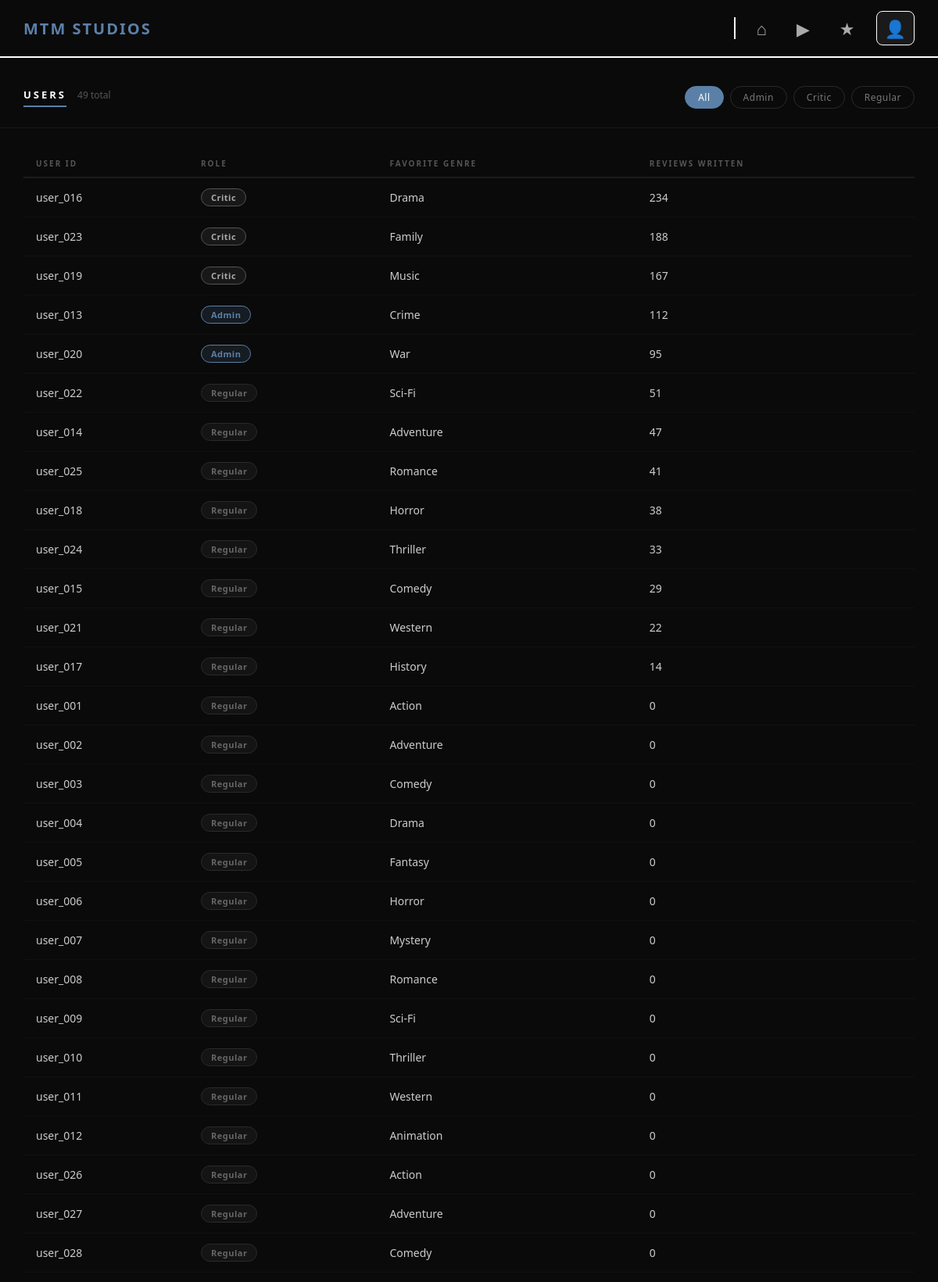
The page /users.php (upper part) on the database its author committed.
### tables this page shows
CREATE TABLE Users (
UserID VARCHAR(20) PRIMARY KEY,
    UserType VARCHAR(20),
    FavoriteGenre VARCHAR(50),
    ReviewCount INT,
    Password VARCHAR(255)
);

### users.php (the view, shortened to what this page needs)
<?php
include __DIR__ . '/db_connect.php';
$role_filter = "";
$sql = "SELECT * FROM Users";
$sql .= " ORDER BY ReviewCount DESC";
$result = mysqli_query($conn, $sql);
$total = mysqli_num_rows($result);
?>
<!DOCTYPE html>
<html lang="en">
<head>
</head>
<body>
<nav class="navbar">
    <a href="index.php" class="logo">MTM STUDIOS</a>
    <div class="nav-right">
        <div class="nav-divider"></div>
        <div class="nav-icons">
            <a href="index.php" title="Home">&#8962;</a>
            <a href="movies.php" title="Movies">&#9654;</a>
            <a href="reviews.php" title="Reviews">&#9733;</a>
            <a href="users.php" class="active" title="Users">&#128100;</a>
        </div>
    </div>
</nav>
<div class="page-header">
    <div class="page-header-left">
        <div class="page-title">Users</div>
        <div class="page-count"><?php echo $total; ?> total</div>
    </div>
    <div class="filter-bar">
        <a href="users.php" class="<?php if ($role_filter == '') echo 'active'; ?>">All</a>
        <a href="users.php?role=Admin" class="<?php if ($role_filter == 'Admin') echo 'active'; ?>">Admin</a>
        <a href="users.php?role=Critic" class="<?php if ($role_filter == 'Critic') echo 'active'; ?>">Critic</a>
        <a href="users.php?role=Regular" class="<?php if ($role_filter == 'Regular') echo 'active'; ?>">Regular</a>
    </div>
</div>
<div class="table-container">
    <table>
        <thead>
            <tr>
                <th>User ID</th>
                <th>Role</th>
                <th>Favorite Genre</th>
                <th>Reviews Written</th>
            </tr>
        </thead>
        <tbody>
            <?php while ($user = mysqli_fetch_assoc($result)): ?>
                <tr>
                    <td><?php echo htmlspecialchars($user['UserID']); ?></td>
                    <td>
                        <span class="role-badge role-<?php echo htmlspecialchars($user['UserType']); ?>">
                            <?php echo htmlspecialchars($user['UserType']); ?>
                        </span>
                    </td>
                    <td><?php echo htmlspecialchars($user['FavoriteGenre']); ?></td>
                    <td><?php echo $user['ReviewCount']; ?></td>
                </tr>
            <?php endwhile; ?>
        </tbody>
    </table>
</div>
</body>
</html>

### users.php (style rules this page uses)
* { margin: 0; padding: 0; box-sizing: border-box; }
body { font-family: 'Segoe UI', sans-serif; background-color: #0a0a0a; color: #ffffff; }
.navbar { background-color: #0a0a0a; border-bottom: 2px solid #ffffff; padding: 14px 30px; display: flex; justify-content: space-between; align-items: center; }
.logo { font-size: 20px; font-weight: bold; color: #5b80a8; text-decoration: none; letter-spacing: 2px; }
.nav-right { display: flex; align-items: center; }
.nav-divider { width: 2px; height: 28px; background-color: #ffffff; margin: 0 16px; }
.nav-icons { display: flex; align-items: center; gap: 16px; }
.nav-icons a { color: #aaa; text-decoration: none; font-size: 22px; padding: 6px 10px; border: 1px solid transparent; border-radius: 8px; transition: all 0.2s; }
.nav-icons a:hover, .nav-icons a.active { color: #fff; border-color: #fff; background-color: #1a1a1a; }
.page-header { padding: 36px 30px 24px; border-bottom: 1px solid #1a1a1a; display: flex; align-items: center; justify-content: space-between; flex-wrap: wrap; gap: 16px; }
.page-header-left { display: flex; align-items: baseline; gap: 14px; }
.page-title { font-size: 13px; font-weight: 700; letter-spacing: 3px; text-transform: uppercase; color: #ffffff; border-bottom: 2px solid #5b80a8; padding-bottom: 5px; }
.page-count { font-size: 12px; color: #555; }
.filter-bar { display: flex; gap: 8px; flex-wrap: wrap; }
.filter-bar a { padding: 5px 16px; border-radius: 20px; text-decoration: none; font-size: 12px; letter-spacing: 0.5px; border: 1px solid #2a2a2a; color: #777; transition: all 0.2s; }
.filter-bar a.active { background: #5b80a8; color: #fff; border-color: #5b80a8; }
.table-container { padding: 28px 30px 60px; overflow-x: auto; }
table { width: 100%; border-collapse: collapse; }
thead tr { border-bottom: 2px solid #1c1c1c; }
th { padding: 10px 16px; text-align: left; font-size: 10px; color: #555; text-transform: uppercase; letter-spacing: 2px; font-weight: 600; }
td { padding: 13px 16px; font-size: 14px; border-bottom: 1px solid #111; color: #ccc; }
tbody tr { transition: background 0.15s; }
.role-badge { display: inline-block; padding: 3px 12px; border-radius: 20px; font-size: 11px; font-weight: 600; letter-spacing: 0.5px; }
.role-Admin { background: rgba(91, 128, 168, 0.15); border: 1px solid #5b80a8; color: #5b80a8; }
.role-Critic { background: rgba(255, 255, 255, 0.06); border: 1px solid #555; color: #aaa; }
.role-Regular { background: rgba(255,255,255,0.04); border: 1px solid #2a2a2a; color: #666; }

### rows shown on the page
users: UserID "user_016", UserType "Critic", FavoriteGenre "Drama", ReviewCount "234"
users: UserID "user_023", UserType "Critic", FavoriteGenre "Family", ReviewCount "188"
users: UserID "user_019", UserType "Critic", FavoriteGenre "Music", ReviewCount "167"
users: UserID "user_013", UserType "Admin", FavoriteGenre "Crime", ReviewCount "112"
users: UserID "user_020", UserType "Admin", FavoriteGenre "War", ReviewCount "95"
users: UserID "user_022", UserType "Regular", FavoriteGenre "Sci-Fi", ReviewCount "51"
users: UserID "user_014", UserType "Regular", FavoriteGenre "Adventure", ReviewCount "47"
users: UserID "user_025", UserType "Regular", FavoriteGenre "Romance", ReviewCount "41"
users: UserID "user_018", UserType "Regular", FavoriteGenre "Horror", ReviewCount "38"
users: UserID "user_024", UserType "Regular", FavoriteGenre "Thriller", ReviewCount "33"
users: UserID "user_015", UserType "Regular", FavoriteGenre "Comedy", ReviewCount "29"
users: UserID "user_021", UserType "Regular", FavoriteGenre "Western", ReviewCount "22"
users: UserID "user_017", UserType "Regular", FavoriteGenre "History", ReviewCount "14"
users: UserID "user_001", UserType "Regular", FavoriteGenre "Action", ReviewCount "0"
users: UserID "user_002", UserType "Regular", FavoriteGenre "Adventure", ReviewCount "0"
users: UserID "user_003", UserType "Regular", FavoriteGenre "Comedy", ReviewCount "0"
users: UserID "user_004", UserType "Regular", FavoriteGenre "Drama", ReviewCount "0"
users: UserID "user_005", UserType "Regular", FavoriteGenre "Fantasy", ReviewCount "0"
users: UserID "user_006", UserType "Regular", FavoriteGenre "Horror", ReviewCount "0"
users: UserID "user_007", UserType "Regular", FavoriteGenre "Mystery", ReviewCount "0"
users: UserID "user_008", UserType "Regular", FavoriteGenre "Romance", ReviewCount "0"
users: UserID "user_009", UserType "Regular", FavoriteGenre "Sci-Fi", ReviewCount "0"
users: UserID "user_010", UserType "Regular", FavoriteGenre "Thriller", ReviewCount "0"
users: UserID "user_011", UserType "Regular", FavoriteGenre "Western", ReviewCount "0"
users: UserID "user_012", UserType "Regular", FavoriteGenre "Animation", ReviewCount "0"
users: UserID "user_026", UserType "Regular", FavoriteGenre "Action", ReviewCount "0"
users: UserID "user_027", UserType "Regular", FavoriteGenre "Adventure", ReviewCount "0"
users: UserID "user_028", UserType "Regular", FavoriteGenre "Comedy", ReviewCount "0"

### other values the page prints
$total "49"
